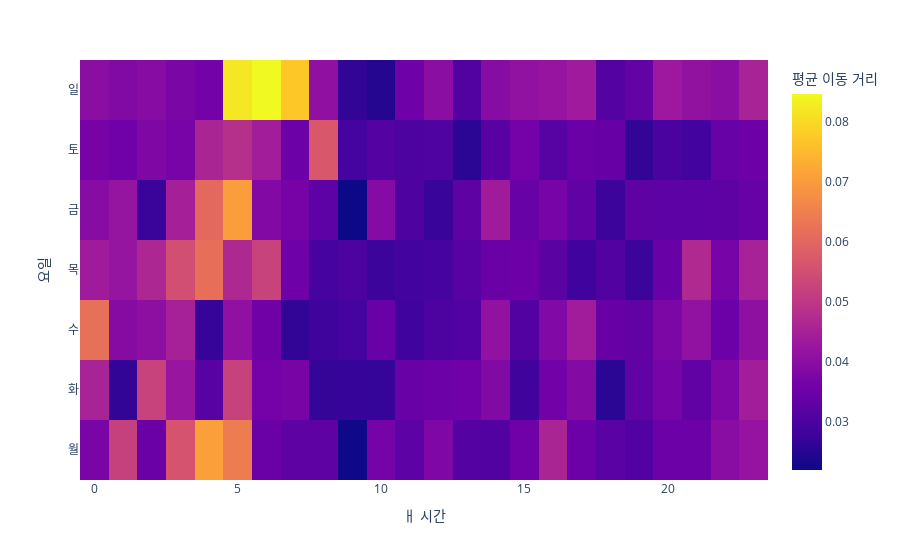

The cell this chart's notebook holds for it:
### Code cell
tidydata_dist = df.groupby(['pickup_hour', 'dayofweek']).dist.mean().reset_index()
tidydata_dist['dayofweek'] = tidydata_dist['dayofweek'].map({0:'월', 1:'화', 2:'수', 3:'목', 4:'금', 5:'토', 6:'일'})
fig_dist = px.density_heatmap(
    data_frame=tidydata_dist,
    x='pickup_hour',
    y='dayofweek',
    z='dist',
    nbinsx=24,
    nbinsy=7,
    height=350
)
fig_dist.update_layout(
    xaxis_title='pickup 시간',
    yaxis_title='요일',
    coloraxis_colorbar_title='평균 이동 거리'
)
fig_dist.show()

### Figure 1 — Plotly figure (JSON) as saved in the notebook; plotly's stock layout.template omitted (floating-point values rounded to 4 significant figures; data arrays with more than 128 entries replaced by an {"elided": "..."} marker saying what was removed)
{"data": [{"coloraxis": "coloraxis", "histfunc": "sum", "hovertemplate": "pickup_hour=%{x}<br>dayofweek=%{y}<br>sum of dist=%{z}<extra></extra>", "name": "", "nbinsx": 24, "nbinsy": 7, "type": "histogram2d", "x": {"elided": "168 int values"}, "xaxis": "x", "xbingroup": "x", "y": {"elided": "168 str values"}, "yaxis": "y", "ybingroup": "y", "z": {"elided": "168 float values"}}], "layout": {"autosize": true, "coloraxis": {"colorbar": {"title": {"text": "평균 이동 거리"}}, "colorscale": [[0, "#0d0887"], [0.1111, "#46039f"], [0.2222, "#7201a8"], [0.3333, "#9c179e"], [0.4444, "#bd3786"], [0.5556, "#d8576b"], [0.6667, "#ed7953"], [0.7778, "#fb9f3a"], [0.8889, "#fdca26"], [1, "#f0f921"]]}, "legend": {"tracegroupgap": 0}, "margin": {"t": 60}, "xaxis": {"anchor": "y", "autorange": true, "domain": [0, 1], "range": [-0.5, 23.5], "title": {"text": "ㅐ 시간"}, "type": "linear"}, "yaxis": {"anchor": "x", "autorange": true, "domain": [0, 1], "range": [-0.5, 6.5], "title": {"text": "요일"}, "type": "category"}}}
